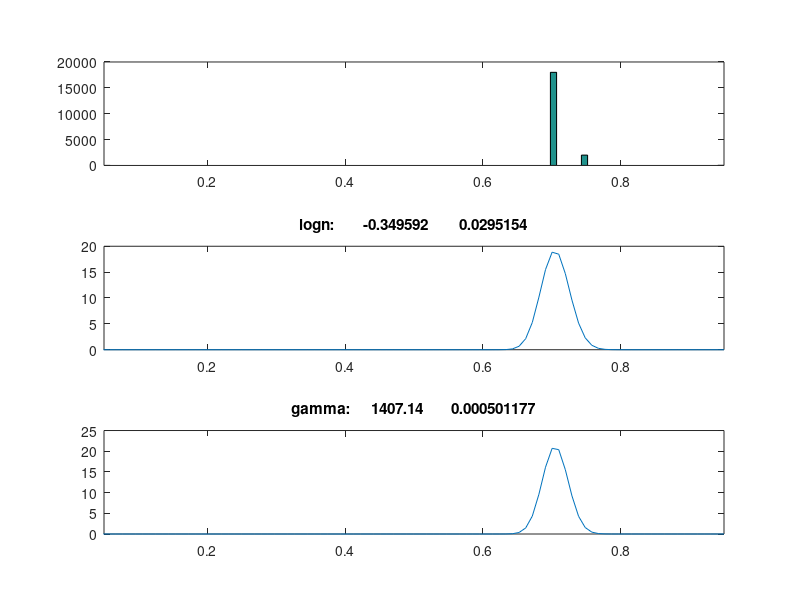

Source code (MATLAB):
function fitPriors

close all

xs=[.05      .7  .75   .95];
pts=[.0001   9     1   .01];

% pts=pts/sum(pts);

qty=2000;
% 
% data=nan*zeros(1,qty);
% rands=repmat(rand(1,qty),length(pts),1);
% 
% test=rands<repmat([cumsum(pts)]',1,qty);
% 
% imagesc(test)

pts=round(qty*pts);

data=[];
for i=1:length(pts)
    data(end+1:end+1+pts(i))=xs(i);
end

subplot(3,1,1)
hist(data,100)
xlim([min(xs) max(xs)])

subplot(3,1,2)
p=lognfit(data)
sup=linspace(0,max(xs),100);
plot(sup,lognpdf(sup,p(1),p(2)))
title(sprintf('logn:\t\t%g\t\t%g',p(1),p(2)))
xlim([min(xs) max(xs)])

subplot(3,1,3)
p=gamfit(data)
plot(sup,gampdf(sup,p(1),p(2)))
title(sprintf('gamma:\t\t%g\t\t%g',p(1),p(2)))
xlim([min(xs) max(xs)])